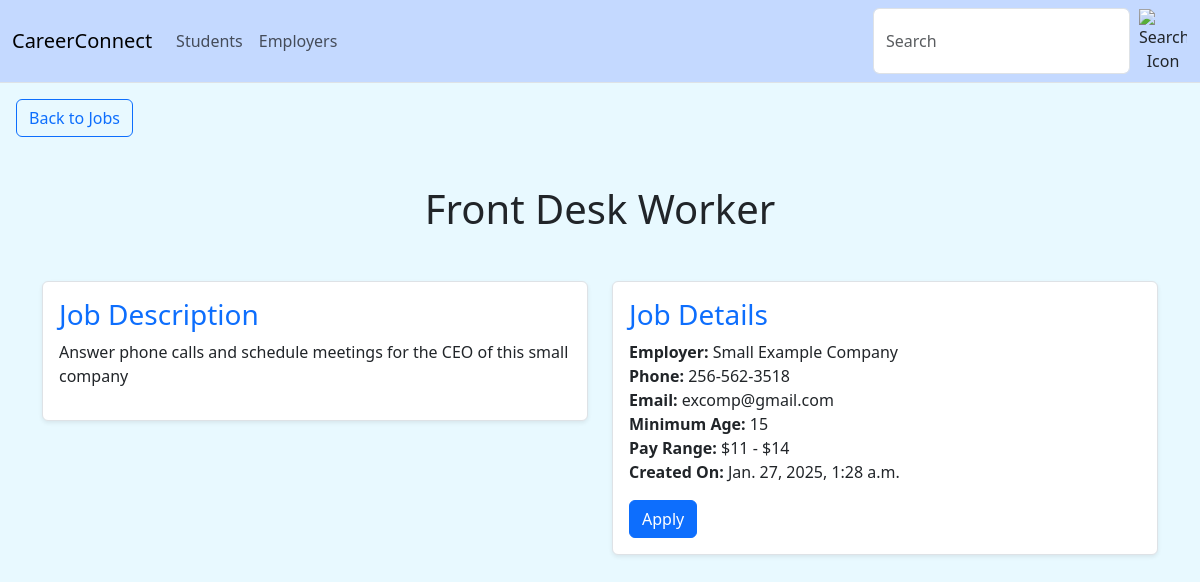
The page /employers/jobs/3/read-more (signed in) on the database its author committed.
### employers/models.py (models this page shows, shortened)
class JobPosting(models.Model):
    job_name = models.CharField(max_length=200)
    job_description = models.CharField(max_length=10000)
    employer_name = models.CharField(max_length=200)
    employer_phone = models.CharField(max_length=30)
    employer_email = models.CharField(max_length=100)
    minimum_age = models.IntegerField(null=True, default=None, blank=True)
    min_pay = models.IntegerField(null=True, default=None, blank=True)
    max_pay = models.IntegerField(null=True, default=None, blank=True)
    date_created = models.DateTimeField(auto_now_add=True)
    application_url = models.URLField(max_length=200, null=True, default=None, blank=True)
    admin_approved = models.BooleanField(default=True)
    def get_apply_url(self):
        if self.application_url is not None:
            return self.application_url
        return reverse('employers:job_apply', args=[self.pk])

### employers/views.py (the view)
# urls.py: path("jobs/<int:pk>/read-more", views.job_read_more, name="job_read_more"),
@login_required
def job_read_more(request, pk):
    job = get_object_or_404(JobPosting, pk=pk)
    return render(request, 'jobs/readmore.html', {'job':job})

### employers/templates/jobs/readmore.html (shortened to what this page needs)
{%  extends "layout.html" %}
{% block content %}
    <div class="m-3">
        <a href="{% url 'students:view_jobs' %}" class="btn btn-outline-primary">Back to Jobs</a>
    </div>
    <div class="container my-5">
        <h1 class="text-center mb-5">{{ job.job_name }}</h1>
        <div class="row">
            <div class="col-md-6 mb-3">
                <div class="p-3 border rounded shadow-sm bg-white">
                    <h3 class="text-primary">Job Description</h3>
                    <p>{{ job.job_description }}</p>
                </div>
            </div>
            <div class="col-md-6 mb-3">
                <div class="p-3 border rounded shadow-sm bg-white">
                    <h3 class="text-primary">Job Details</h3>
                    <ul class="list-unstyled">
                        <li><strong>Employer:</strong> {{ job.employer_name }}</li>
                        <li><strong>Phone:</strong> {{ job.employer_phone }}</li>
                        <li><strong>Email:</strong> {{ job.employer_email }}</li>
                        {% if job.minimum_age %}
                            <li><strong>Minimum Age:</strong> {{ job.minimum_age }}</li>
                        {% endif %}
                        {% if job.min_pay and job.max_pay %}
                            <li><strong>Pay Range:</strong> ${{ job.min_pay }} - ${{ job.max_pay }}</li>
                        {% elif job.min_pay %}
                            <li><strong>Minimum Pay:</strong> ${{ job.min_pay }}</li>
                        {% elif job.max_pay %}
                            <li><strong>Maximum Pay:</strong> ${{ job.max_pay }}</li>
                        {% endif %}
                        <li><strong>Created On:</strong> {{ job.date_created }}</li>
                    </ul>
                    <div class="mt-3">
                        <a href="{{ job.get_apply_url }}" class="btn btn-primary">Apply</a>
                    </div>
                </div>
            </div>
        </div>
    </div>
{% endblock %}

### static/css/style.css (style rules this page uses)
:root { --bg-color: #E8F9FF; --second-color: #C4D9FF; }
body { background-color: var(--bg-color); font-family:'Segoe UI', Tahoma, Geneva, Verdana, sans-serif; margin: 0; padding: 0; }

### rows shown on the page
JobPosting: job_name "Front Desk Worker", job_description "Answer phone calls and schedule meetings for the CEO of this small company", employer_name "Small Example Company", employer_phone "256-562-3518", employer_email "excomp@gmail.com", minimum_age "15", min_pay "11", max_pay "14", date_created "Jan. 27, 2025, 1:28 a.m."
